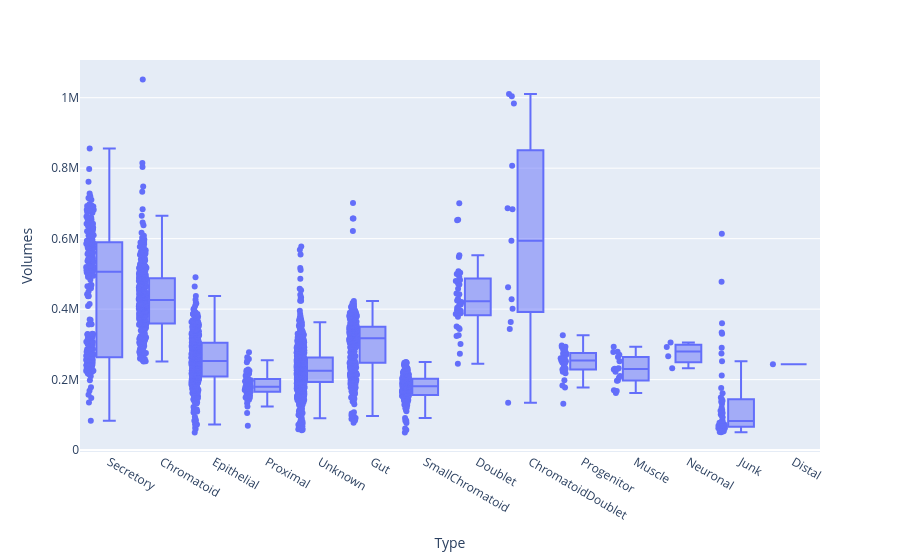

Write notebook code for a chart like this one.
### Code cell
px.box(aadf, x='Type', y='Volumes', points='all')

### Figure 1 — Plotly figure (JSON) as saved in the notebook; plotly's stock layout.template omitted (floating-point values rounded to 4 significant figures; data arrays with more than 128 entries replaced by an {"elided": "..."} marker saying what was removed)
{"data": [{"alignmentgroup": "True", "boxpoints": "all", "hovertemplate": "Type=%{x}<br>Volumes=%{y}<extra></extra>", "legendgroup": "", "marker": {"color": "#636efa"}, "name": "", "notched": false, "offsetgroup": "", "orientation": "v", "showlegend": false, "type": "box", "x": {"elided": "2455 str values"}, "x0": " ", "xaxis": "x", "y": {"elided": "2455 int values"}, "y0": " ", "yaxis": "y"}], "layout": {"boxmode": "group", "legend": {"tracegroupgap": 0}, "margin": {"t": 60}, "xaxis": {"anchor": "y", "domain": [0, 1], "title": {"text": "Type"}}, "yaxis": {"anchor": "x", "domain": [0, 1], "title": {"text": "Volumes"}}}}
